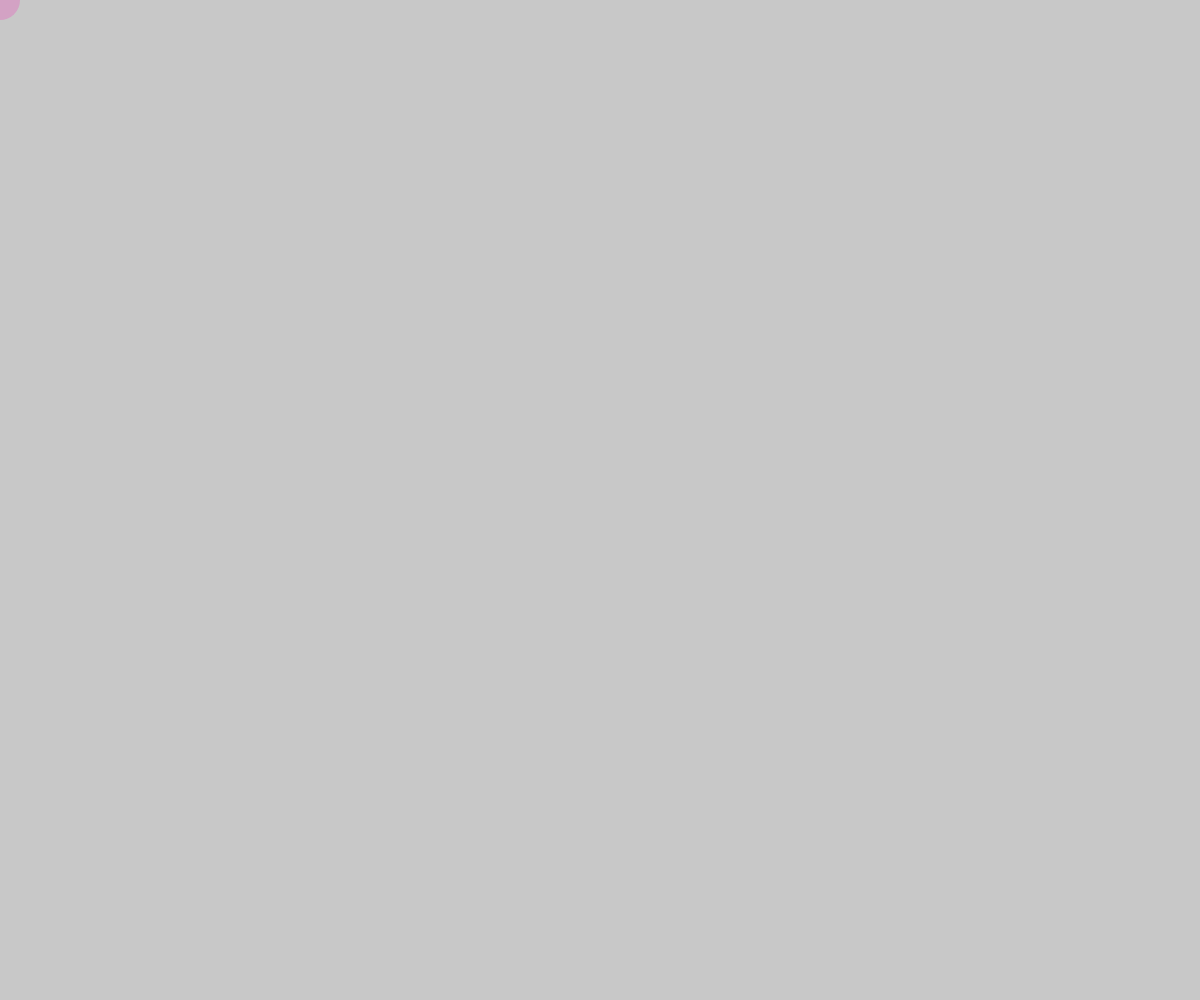
Frame 1 (no input)
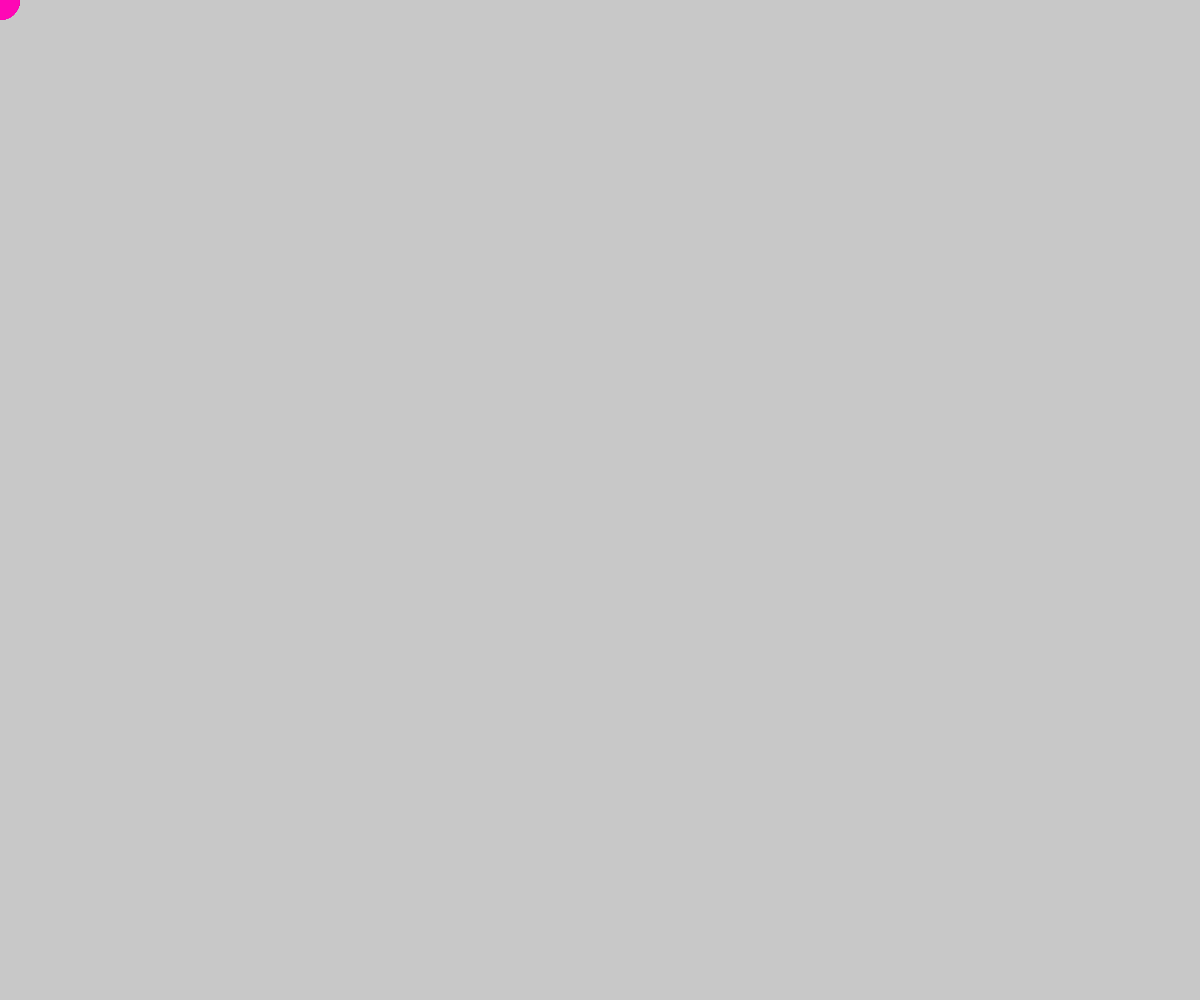
Frame 60 (no input)
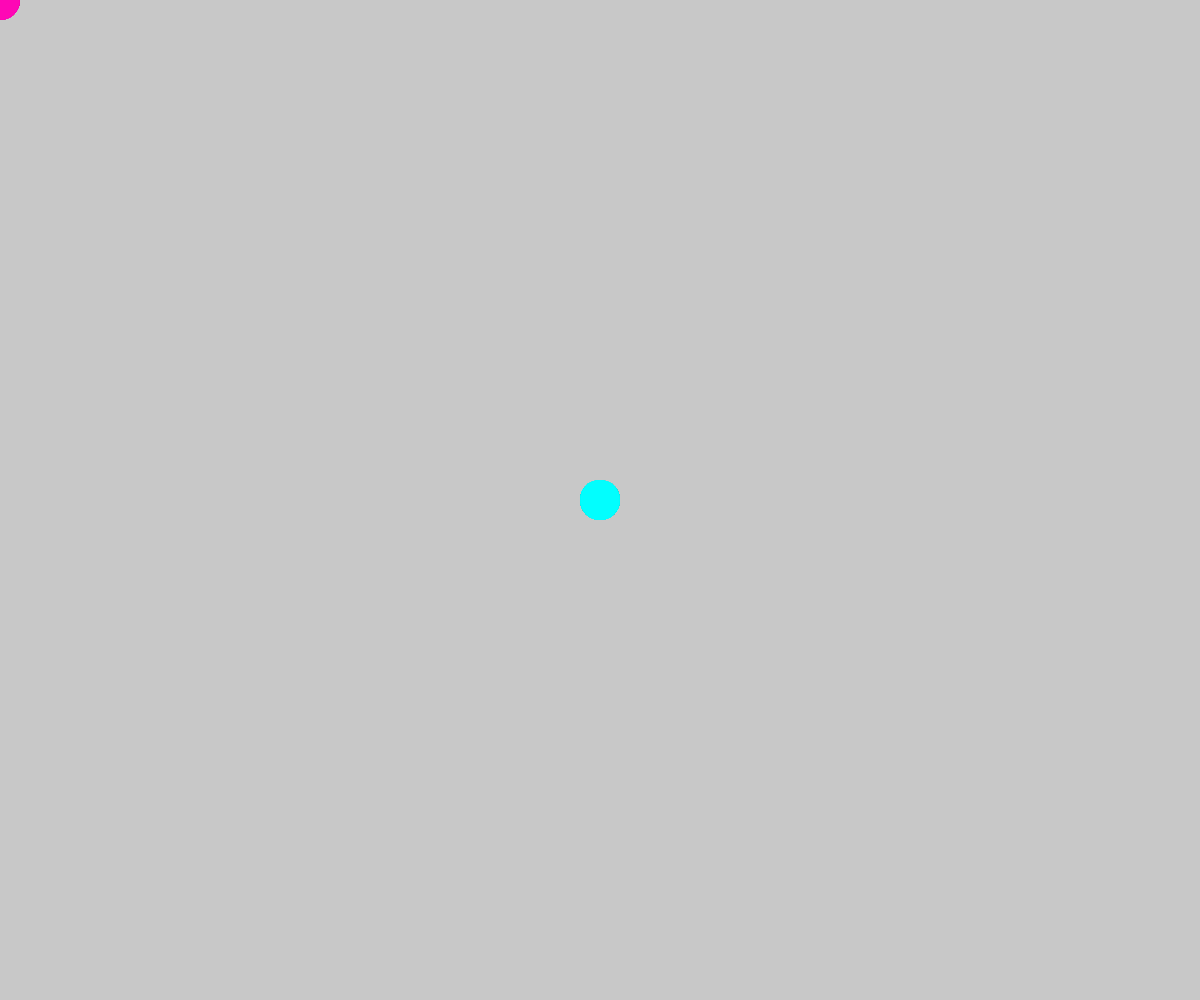
Frame 120 (the mouse pressed at the canvas centre since frame 60)

The p5.js sketch that drew these frames (run headless with seeded random() and noise() and a simulated clock; from frame 60 on, the mouse is pressed at the canvas centre):

// p5.js sketch
// ── sketch.js
var state = 1;

function setup(){
    createCanvas(windowWidth, windowHeight);
     background(200);
}

function draw(){
    noStroke();
    
    if(state == 1){
    fill(255, 10, 180, 50);
    ellipse(mouseX, mouseY, 40, 40);
    }else if (state == 2){
        fill(0, 255, 255, 50);
    ellipse(mouseX, mouseY, 40, 40);  
    } else {
         fill(255, 255, 0, 50);
    ellipse(mouseX, mouseY, 40, 40);  
    }
  
}

function mousePressed (){
    if(state <= 3){
         state = state +1;
    }else{
        state = 1;
         }
   
}
